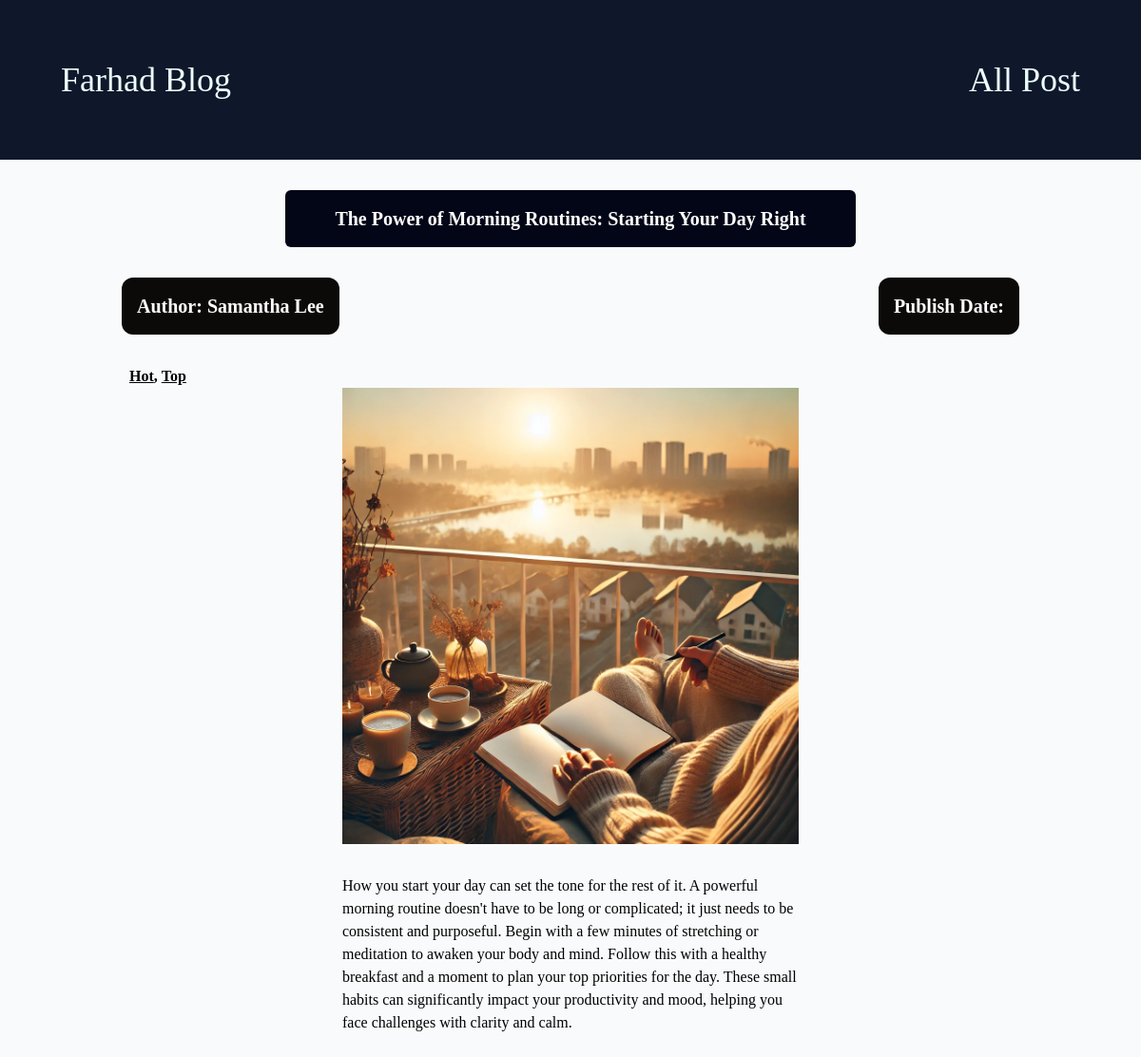
The page /post/the-power-of-morning-routines-starting-your-day-right on the database its author committed.
### blog/models.py (models this page shows, shortened)
class Post(models.Model):
    title = models.CharField(max_length=100)
    image_name = models.CharField(max_length=100)
    date_posted = models.DateTimeField(auto_now=True)
    author = models.ForeignKey(Author, on_delete=models.SET_NULL, null=True, related_name='posts')
    content = models.TextField()
    slug = models.SlugField(max_length=100, unique=True)
    tags = models.ManyToManyField(Tag, related_name='posts')

class Author(models.Model):
    first_name = models.CharField(max_length=100)
    last_name = models.CharField(max_length=100)
    email_address = models.EmailField(max_length=100)
    def __str__(self):
        return f"{self.first_name} {self.last_name}"

class Tag(models.Model):
    caption = models.CharField(max_length=20)

### blog/views.py (the view)
# urls.py: path("post/<slug:slug>", views.post_detail_page, name="post_detail_page")
def post_detail_page(request, slug):
    try:
        single_post = Post.objects.get(slug=slug)
    except:
        return render(request, "blog/404.html")
    return render(request, "blog/post_detail.html", {
        "post" : single_post,
        "tags" : single_post.tags.all()
    })

### blog/templates/blog/post_detail.html (shortened to what this page needs)
{% extends "base.html" %}
{% load static %}
{% block content %}
<div class="bg-slate-950 text-white flex justify-center mx-auto rounded-md w-1/2 mb-4 mt-8"><h1 class="text-xl font-bold py-4">{{ post.title }}</h1></div>
<div class="flex justify-between px-32 mt-8 mb-8">
    <div><a href="mailto:{{ post.author.email_address }}"><h1 class="text-xl font-bold bg-stone-950 text-white p-4 rounded-xl">Author: {{ post.author }}</h1></a></div>
    <div class="text-xl font-bold bg-stone-950 text-white p-4 rounded-xl">Publish Date: <time>{{ post.date|date:"D M Y"}}</time></div>
</div>
<div class="ml-10 pl-24">
    {% for tag in tags %}
        <span class="underline font-bold">{{ tag.caption }}{% if not forloop.last %},{% endif %}</span>
    {% endfor %}
</div>
<div class="w-2/5 mx-auto mb-16">
    <div class="mb-8"><img src="{% static "image/"|add:post.image_name %}" alt="{{ post.title }}" class="w-[100%]"></div>
    <div class=""><p>{{ post.content|linebreaks }}</p></div>
</div>
{% endblock content %}

### rows shown on the page
Post: title "The Power of Morning Routines: Starting Your Day Right", author "Samantha Lee", image_name (picture), content "How you start your day can set the tone for the rest of it. A powerful morning routine doesn't have to be long or complicated; it just needs to be consistent and purposeful. Begin with a few minutes of stretching or meditation to awaken your body and mind. Follow this with a healthy breakfast and a moment to plan your top priorities for the day. These small habits can significantly impact your productivity and mood, helping you face challenges with clarity and calm."
Tag: caption "Hot"
Tag: caption "Top"
